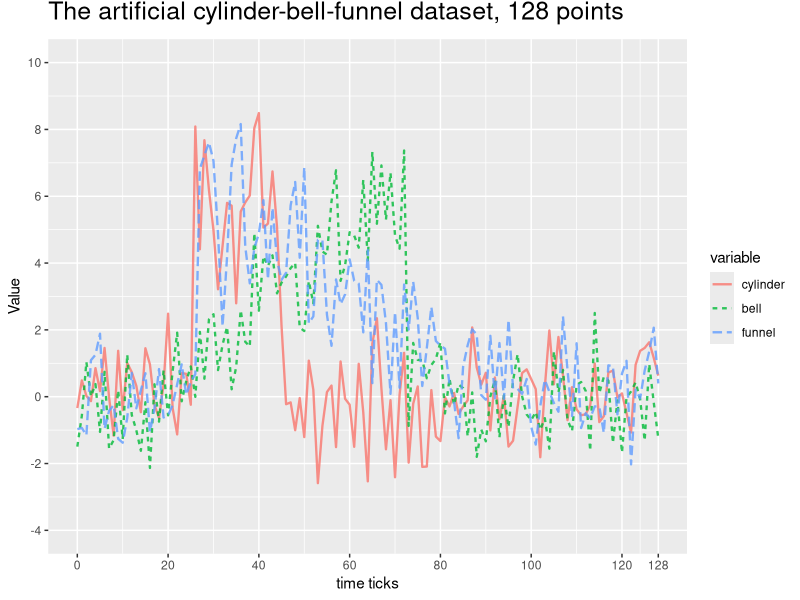
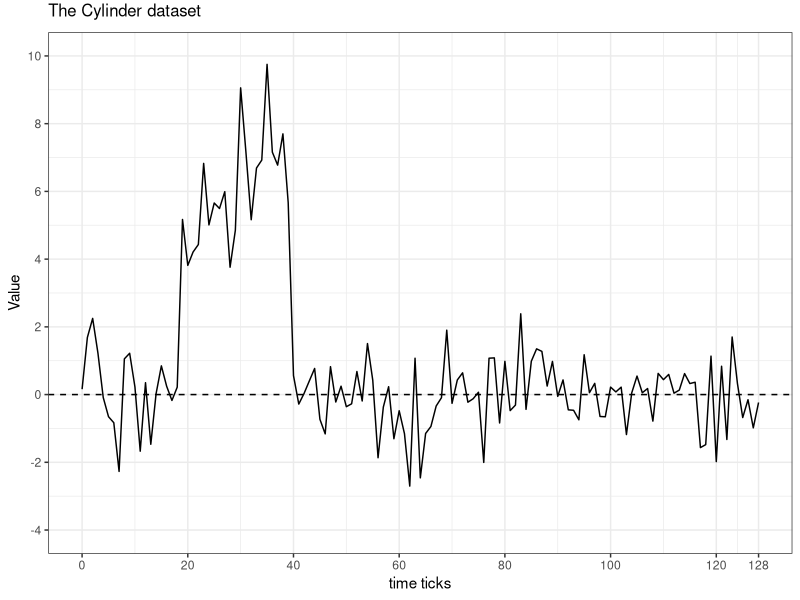
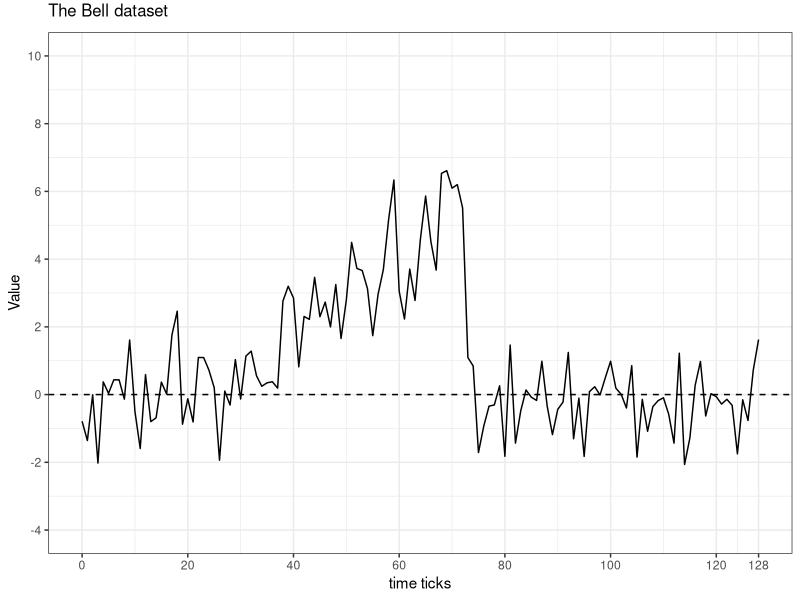
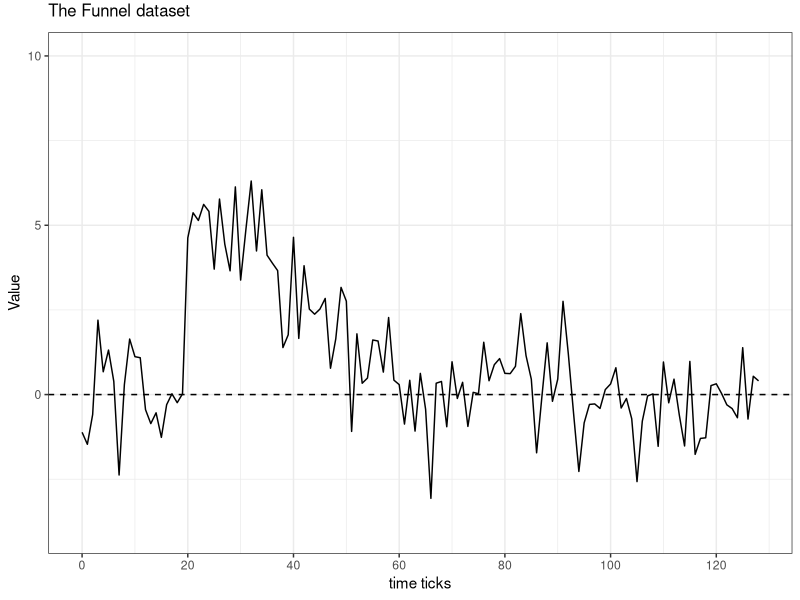

Here is the R script that generated these plots, in order:
require(ggplot2)
require(Cairo)
require(reshape)
require(scales)
require(RColorBrewer)
require(grid)
library(gridExtra)

# set seed for random generator
set.seed(15)

eks <- function(t,a,b){
  if(a<=t && t<=b){
    1
  }else{
    0
  }
}

cylinder <- function(t){
  a=runif(1)*16+16
  b=a+runif(1)*96
  res=rep(0,length(t))
  for(i in 1:(length(t))){
    res[i] = (6 + rnorm(1)) * eks(t[i],a,b) + rnorm(1)
  }
  res
}

bell <- function(t){
  a=runif(1)*16+16
  b=a+runif(1)*96
  res=rep(0,length(t))
  for(i in 1:(length(t))){
    res[i] = (6 + rnorm(1)) * eks(t[i],a,b) * (t[i]-a)/(b-a) + rnorm(1)
  }
  res
}

funnel <- function(t){
  a=runif(1)*16+16
  b=a+runif(1)*96
  res=rep(0,length(t))
  for(i in 1:(length(t))){
    res[i] = (6 + rnorm(1)) * eks(t[i],a,b) * (b-t[i])/(b-a) + rnorm(1)
  }
  res
}


x=seq(0,128,1)
cyl=cylinder(x)
bel=bell(x)
fun=funnel(x)
data = data.frame(cbind(x,cyl,bel,fun))
names(data)=c("x","cylinder","bell","funnel")
data = melt(data,id.vars=c("x"))
p <- ggplot(data, aes(x,y=value,color=variable,lty=variable)) + geom_line(alpha=0.8, lwd=0.8) +
  ggtitle("The artificial cylinder-bell-funnel dataset, 128 points") +scale_x_continuous("time ticks", limits=c(0,128),
  breaks=c(seq(0,120,20),128)) + scale_y_continuous("Value",limits=c(-4,10),breaks=seq(-4,10,2))+
  theme(plot.title=element_text(size = 18, vjust = 2))
p


x=seq(0,128,1)
cyl1=cylinder(x)
bel1=bell(x)
fun1=funnel(x)

data = data.frame(cbind(x,cyl1))
names(data)=c("x","cylinder")
data = melt(data,id.vars=c("x"))
p1 <- ggplot(data, aes(x,y=value,lty=variable)) + theme_bw() + 
  geom_line(color="black") +  geom_hline(yintercept=0,lty=2) +
  ggtitle("The Cylinder dataset") +scale_x_continuous("time ticks", limits=c(0,128),
  breaks=c(seq(0,120,20),128)) + scale_y_continuous("Value",limits=c(-4,10),breaks=seq(-4,10,2))+
  theme(plot.title=element_text(size = 12, vjust = 2), legend.position = "none") 
p1

data = data.frame(cbind(x,bel1))
names(data)=c("x","bell")
data = melt(data,id.vars=c("x"))
p2 <- ggplot(data, aes(x,y=value,lty=variable)) + theme_bw() + 
  geom_line(color="black") +  geom_hline(yintercept=0,lty=2) +
  ggtitle("The Bell dataset") +scale_x_continuous("time ticks", limits=c(0,128),
  breaks=c(seq(0,120,20),128)) + scale_y_continuous("Value",limits=c(-4,10),breaks=seq(-4,10,2))+
  theme(plot.title=element_text(size = 12, vjust = 2), legend.position = "none") 
p2

data = data.frame(cbind(x,fun1))
names(data)=c("x","funnel")
data = melt(data,id.vars=c("x"))
p3 <- ggplot(data, aes(x,y=value,lty=variable)) + theme_bw() + 
  geom_line(color="black") +  geom_hline(yintercept=0,lty=2) +
  ggtitle("The Funnel dataset") +scale_x_continuous("time ticks", limits=c(0,128),
  breaks=c(seq(0,120,20))) + scale_y_continuous("Value",limits=c(-4,10))+
  theme(plot.title=element_text(size = 12, vjust = 2), legend.position = "none") 
p3

print(arrangeGrob(p1, p2, p3, ncol=1))
